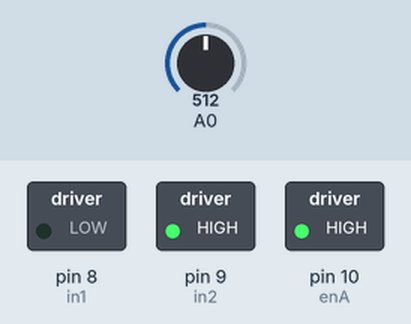
The sketch below on a simulated Arduino Uno, built with avr-gcc and run on an emulated ATmega328P. Parts: switched loads named in the sketch (green lamp = pin HIGH). The inputs (shaded band) are chosen by the test bench; at power-on: A0 = 512.

Above: at 1.2 s.
1.3 s: A0 set to 122
At 1.7 s:
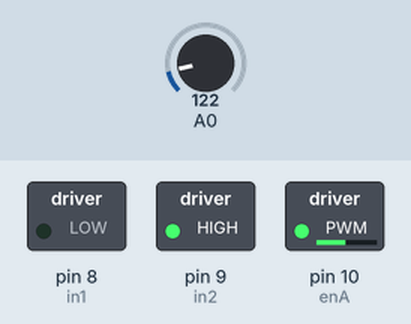
2.8 s: A0 set to 0
At 4.0 s:
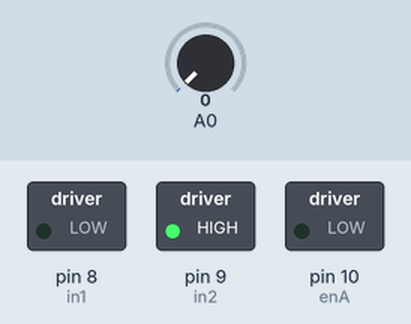
4.3 s: A0 set to 306
At 5.2 s:
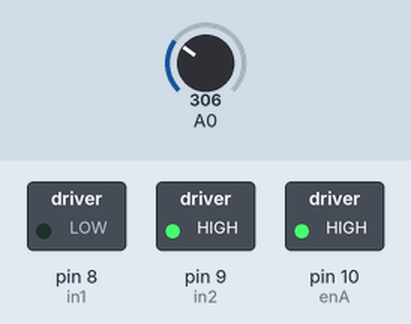
Timing chart, 0 to 7.3 s (numbered marks = the images above; inputs shaded):
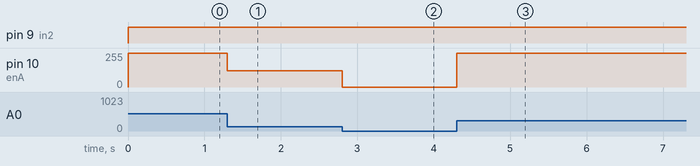

Measured:
- after the input at 1.3 s, pin 10 (enA): 255/255 → 122/255 at once
- after the input at 2.8 s, pin 10 (enA): 122/255 → 0/255 at once
- after the input at 4.3 s, pin 10 (enA): 0/255 → 255/255 at once

The sketch:

DC_motor_control.ino
```cpp
//This code is to control the speed of a DC motor by a potentiometer using l298n driver
//We read the value from the analog input, calibrate it then inject to the module

int in1 = 8;        //Declaring where our module is wired
int in2 = 9;
int enA = 10;     // Don’t forget this is a PWM DI/DO
int speed1;

void setup() {
  pinMode(8, OUTPUT);
  pinMode(9, OUTPUT);
  pinMode(10, OUTPUT);
}


void loop() {


  digitalWrite(in1, LOW);            //Switch between this HIGH and LOW to change direction
  digitalWrite(in2, HIGH);
  speed1 = analogRead(A0);
  //speed1 = //speed1 * 0.2492668622;      //We read the analog value from the potentiometer calibrate it
  analogWrite(enA, speed1);            // Then inject it to our motor
}
```
